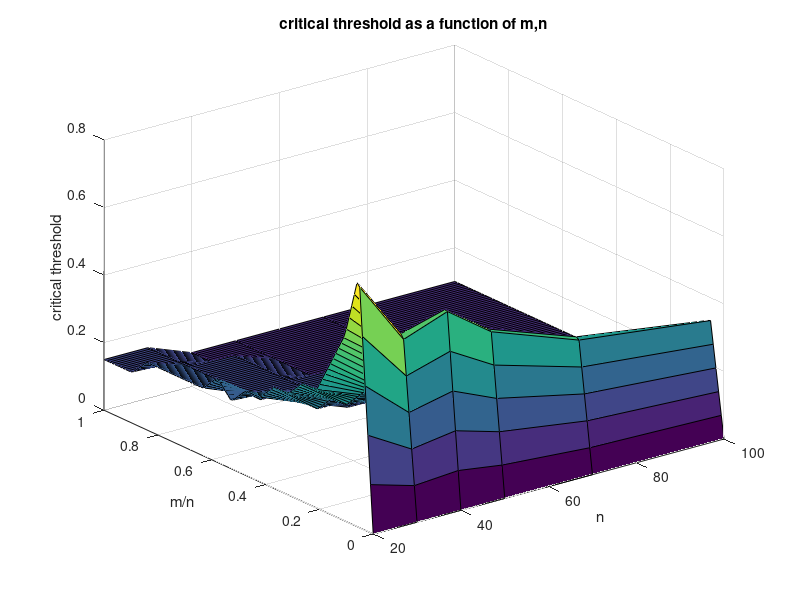
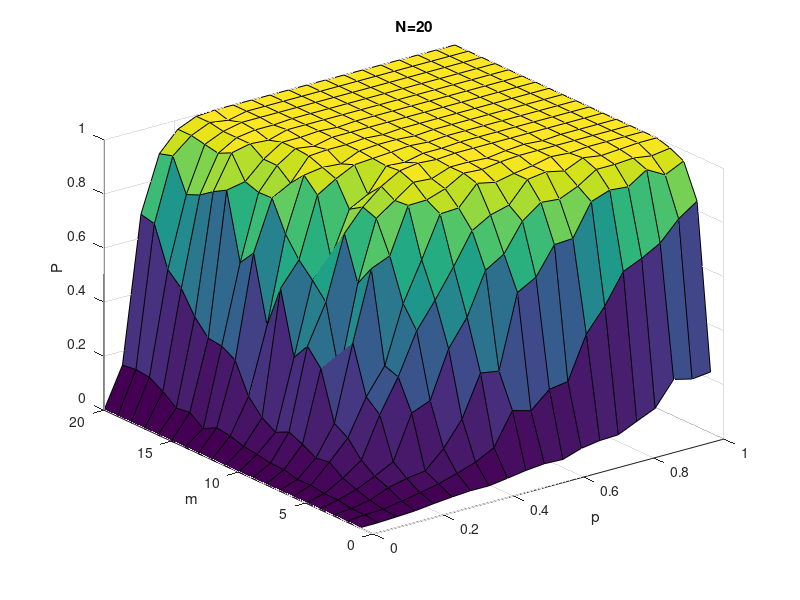
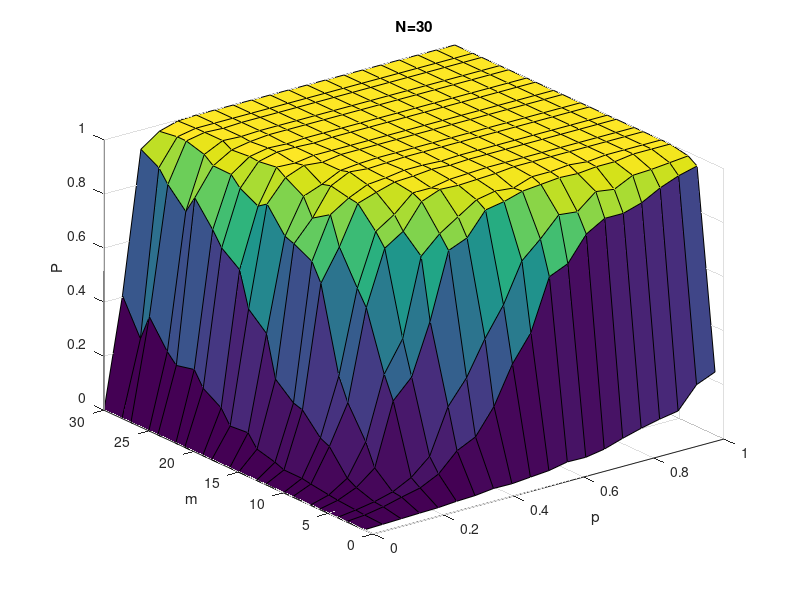
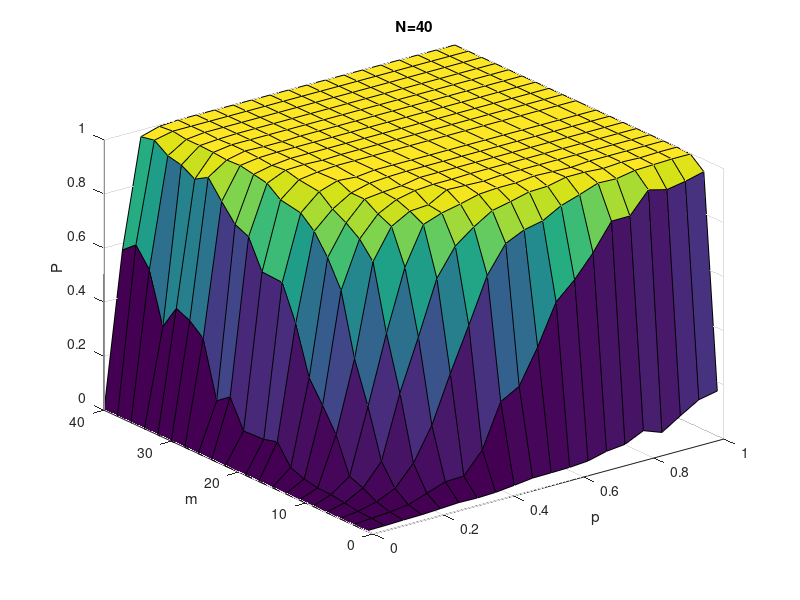

Here is the MATLAB script that generated these plots, in order:
 load('matlabQ4a.mat')
n=[20 30 40 50 70 100];
ctn=zeros(length(n),101);
for i=1:length(n)
    str=strcat('conPn',num2str(n(i)));
    conP=eval(strcat(str,'.conP'));
    PP=eval(strcat(str,'.PP'));
    MM=eval(strcat(str,'.MM'));
    ct=zeros(1,length(PP));
    figure(i+1);
    clf;
    surf(PP,MM,conP)
    xlabel('p')
    ylabel('m')
    zlabel('P')
    title(strcat('N=',num2str(n(i))));
    for j=1:length(PP)
        for k=1:length(PP)
            if(conP(k,j)>0.5)
                ct(j)=k/length(PP);
                break;
            end
        end
    end
    ctn(i,:)=interp1(linspace(0,1,length(ct)),ct,linspace(0,1,101));
end
bsM=linspace(0,1,101);
[NN,bsMM]=meshgrid(n,bsM);
figure(1)
clf;
surf(NN,bsMM,ctn')
    
ylabel('m/n')
xlabel('n')
zlabel('critical threshold')
title('critical threshold as a function of m,n')